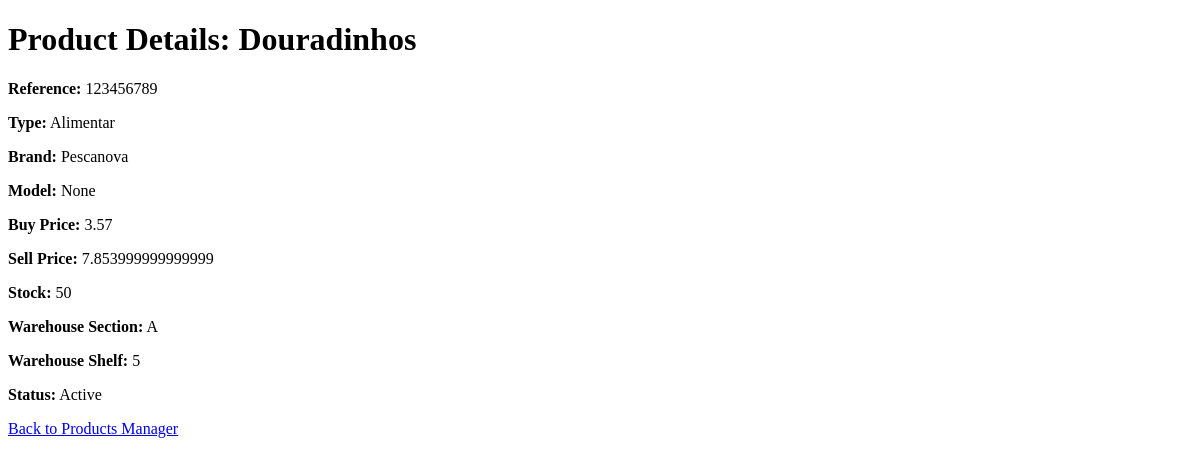
Page /product-page/1 on the earlier database version.
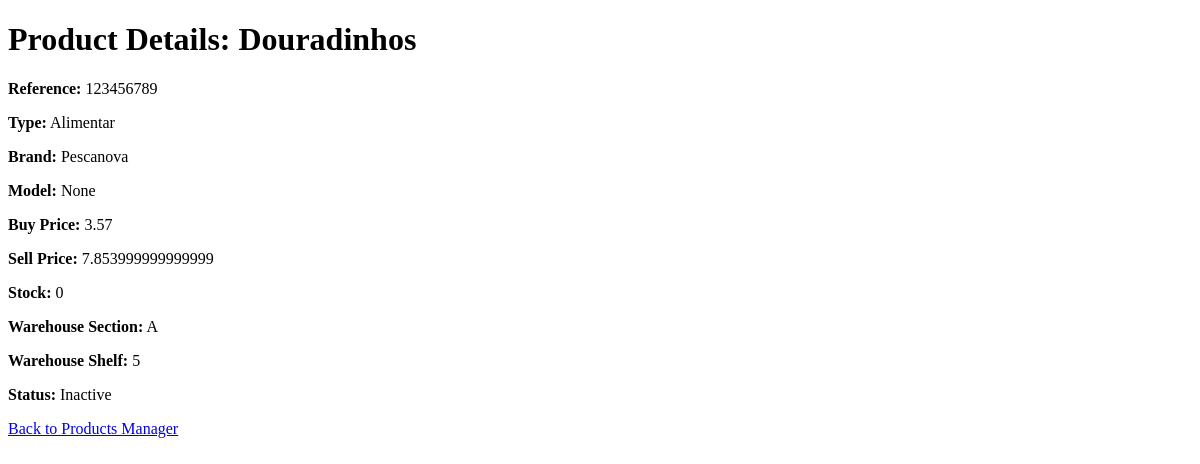
Same page on the later database version.
### app.py (models this page shows, shortened)
class Product(db.Model):
    id = db.Column(db.Integer, primary_key=True)
    ref = db.Column(db.String(20))
    qr_code_path = db.Column(db.String(100))
    name = db.Column(db.String(50))
    product_type = db.Column(db.String(25))
    brand = db.Column(db.String(30))
    model = db.Column(db.String(30))
    buy_price = db.Column(db.Float)
    sell_price = db.Column(db.Float)
    margin = db.Column(db.Float)
    stock = db.Column(db.Integer)
    min_recommended_stock = db.Column(db.Integer)
    create_date = db.Column(db.String(20))
    last_update = db.Column(db.String(14))
    warehouse_section = db.Column(db.String)
    warehouse_shelf = db.Column(db.Integer)
    status = db.Column(db.String(20), default="Active")
    update_info = db.Column(db.String(20))
    product_movements = db.relationship('ProductMovements', back_populates='product', lazy=True)
    order_items = db.relationship('OrderItem', back_populates='product', lazy=True)
    sales = db.relationship('Sales', back_populates='product', lazy=True)

### app.py (the view)
@app.route("/product-page/<int:product_id>", methods=["GET"])
def product_page(product_id):
    product = Product.query.filter_by(id=product_id).first()
    if not product:
        flash("Product not found.", "danger")
        print(f"{Fore.RED} Product not found.")
        return render_template("no_product_page.html")
    return render_template("product_page.html", product=product)

### templates/product_page.html (shortened to what this page needs)
<!DOCTYPE html>
<html lang="en">
<head>
</head>
<body>
    <h1>Product Details: {{ product.name }}</h1>
    <p><strong>Reference:</strong> {{ product.ref }}</p>
    <p><strong>Type:</strong> {{ product.product_type }}</p>
    <p><strong>Brand:</strong> {{ product.brand }}</p>
    <p><strong>Model:</strong> {{ product.model }}</p>
    <p><strong>Buy Price:</strong> {{ product.buy_price }}</p>
    <p><strong>Sell Price:</strong> {{ product.sell_price }}</p>
    <p><strong>Stock:</strong> {{ product.stock }}</p>
    <p><strong>Warehouse Section:</strong> {{ product.warehouse_section }}</p>
    <p><strong>Warehouse Shelf:</strong> {{ product.warehouse_shelf }}</p>
    <p><strong>Status:</strong> {{ product.status }}</p>
    <a href="{{ url_for('products_manager') }}">Back to Products Manager</a>
</body>
</html>

Differences in the rows shown:
changed Product "Douradinhos": stock "50" → "0"; status "Active" → "Inactive"
